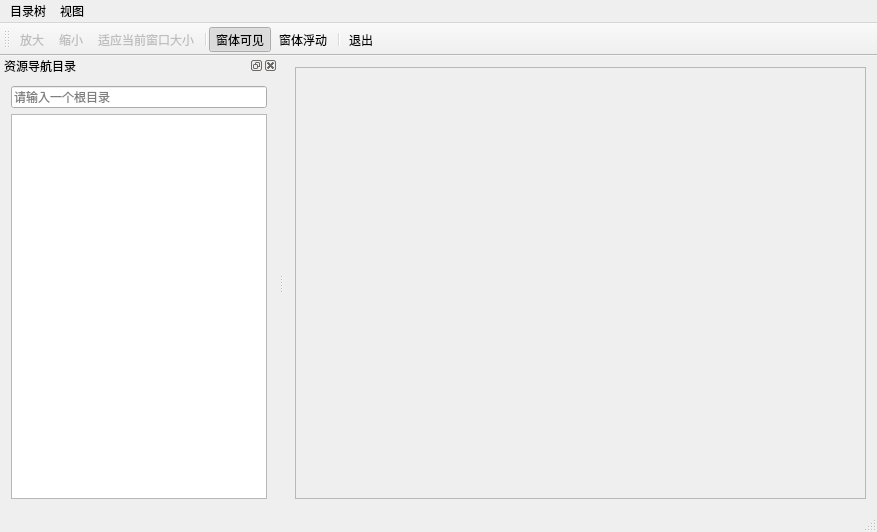
<?xml version="1.0" encoding="UTF-8"?>
<ui version="4.0">
 <class>DemoClass</class>
 <widget class="QMainWindow" name="DemoClass">
  <property name="geometry">
   <rect>
    <x>0</x>
    <y>0</y>
    <width>877</width>
    <height>532</height>
   </rect>
  </property>
  <property name="windowTitle">
   <string>Demo</string>
  </property>
  <widget class="QWidget" name="centralWidget">
   <layout class="QGridLayout" name="gridLayout_3">
    <item row="0" column="0">
     <widget class="QScrollArea" name="scrollArea">
      <property name="widgetResizable">
       <bool>true</bool>
      </property>
      <property name="alignment">
       <set>Qt::AlignCenter</set>
      </property>
      <widget class="QWidget" name="scrollAreaWidgetContents">
       <property name="geometry">
        <rect>
         <x>0</x>
         <y>0</y>
         <width>579</width>
         <height>417</height>
        </rect>
       </property>
       <layout class="QGridLayout" name="gridLayout">
        <item row="0" column="0">
         <widget class="QLabel" name="label">
          <property name="sizePolicy">
           <sizepolicy hsizetype="Expanding" vsizetype="Expanding">
            <horstretch>0</horstretch>
            <verstretch>0</verstretch>
           </sizepolicy>
          </property>
          <property name="text">
           <string/>
          </property>
          <property name="alignment">
           <set>Qt::AlignCenter</set>
          </property>
          <property name="wordWrap">
           <bool>true</bool>
          </property>
         </widget>
        </item>
       </layout>
      </widget>
     </widget>
    </item>
   </layout>
  </widget>
  <widget class="QMenuBar" name="menuBar">
   <property name="geometry">
    <rect>
     <x>0</x>
     <y>0</y>
     <width>877</width>
     <height>23</height>
    </rect>
   </property>
   <widget class="QMenu" name="menu">
    <property name="title">
     <string>目录树</string>
    </property>
    <addaction name="separator"/>
    <addaction name="actionQuit"/>
   </widget>
   <widget class="QMenu" name="menu_2">
    <property name="title">
     <string>视图</string>
    </property>
    <addaction name="actionZoomIn"/>
    <addaction name="actionZoomOut"/>
    <addaction name="actionRealSize"/>
   </widget>
   <addaction name="menu"/>
   <addaction name="menu_2"/>
  </widget>
  <widget class="QToolBar" name="mainToolBar">
   <property name="toolButtonStyle">
    <enum>Qt::ToolButtonTextUnderIcon</enum>
   </property>
   <attribute name="toolBarArea">
    <enum>TopToolBarArea</enum>
   </attribute>
   <attribute name="toolBarBreak">
    <bool>false</bool>
   </attribute>
   <addaction name="actionZoomIn"/>
   <addaction name="actionZoomOut"/>
   <addaction name="actionRealSize"/>
   <addaction name="separator"/>
   <addaction name="actionDockShow"/>
   <addaction name="actionDockFloat"/>
   <addaction name="separator"/>
   <addaction name="actionQuit"/>
  </widget>
  <widget class="QDockWidget" name="dockWidget">
   <property name="floating">
    <bool>false</bool>
   </property>
   <property name="allowedAreas">
    <set>Qt::LeftDockWidgetArea|Qt::RightDockWidgetArea</set>
   </property>
   <property name="windowTitle">
    <string>资源导航目录</string>
   </property>
   <attribute name="dockWidgetArea">
    <number>1</number>
   </attribute>
   <widget class="QWidget" name="dockWidgetContents">
    <layout class="QGridLayout" name="gridLayout_2">
     <item row="0" column="0">
      <widget class="MyLineEdit" name="lineEdit">
       <property name="toolTip">
        <string>双击以打开本地文件浏览器</string>
       </property>
       <property name="placeholderText">
        <string>请输入一个根目录</string>
       </property>
      </widget>
     </item>
     <item row="1" column="0">
      <widget class="QTreeWidget" name="treeWidget">
       <property name="expandsOnDoubleClick">
        <bool>true</bool>
       </property>
       <property name="columnCount">
        <number>0</number>
       </property>
      </widget>
     </item>
    </layout>
   </widget>
  </widget>
  <widget class="QStatusBar" name="statusBar"/>
  <action name="actionZoomIn">
   <property name="checkable">
    <bool>false</bool>
   </property>
   <property name="enabled">
    <bool>false</bool>
   </property>
   <property name="icon">
    <iconset resource="demo.qrc">
     <normaloff>:/Demo/exit.svg</normaloff>:/Demo/exit.svg</iconset>
   </property>
   <property name="text">
    <string>放大</string>
   </property>
   <property name="toolTip">
    <string>放大镜</string>
   </property>
  </action>
  <action name="actionZoomOut">
   <property name="enabled">
    <bool>false</bool>
   </property>
   <property name="icon">
    <iconset resource="demo.qrc">
     <normaloff>:/Demo/exit.svg</normaloff>:/Demo/exit.svg</iconset>
   </property>
   <property name="text">
    <string>缩小</string>
   </property>
   <property name="toolTip">
    <string>进行缩小</string>
   </property>
  </action>
  <action name="actionRealSize">
   <property name="enabled">
    <bool>false</bool>
   </property>
   <property name="icon">
    <iconset resource="demo.qrc">
     <normaloff>:/Demo/exit.svg</normaloff>:/Demo/exit.svg</iconset>
   </property>
   <property name="text">
    <string>适应当前窗口大小</string>
   </property>
   <property name="toolTip">
    <string>放大或缩小后恢复大小</string>
   </property>
  </action>
  <action name="actionQuit">
   <property name="icon">
    <iconset resource="demo.qrc">
     <normaloff>:/Demo/exit.svg</normaloff>:/Demo/exit.svg</iconset>
   </property>
   <property name="text">
    <string>退出</string>
   </property>
   <property name="toolTip">
    <string>进行退出</string>
   </property>
  </action>
  <action name="actionDockShow">
   <property name="checkable">
    <bool>true</bool>
   </property>
   <property name="checked">
    <bool>true</bool>
   </property>
   <property name="icon">
    <iconset resource="demo.qrc">
     <normaloff>:/Demo/exit.svg</normaloff>:/Demo/exit.svg</iconset>
   </property>
   <property name="text">
    <string>窗体可见</string>
   </property>
  </action>
  <action name="actionDockFloat">
   <property name="checkable">
    <bool>true</bool>
   </property>
   <property name="checked">
    <bool>false</bool>
   </property>
   <property name="enabled">
    <bool>true</bool>
   </property>
   <property name="icon">
    <iconset resource="demo.qrc">
     <normaloff>:/Demo/exit.svg</normaloff>:/Demo/exit.svg</iconset>
   </property>
   <property name="text">
    <string>窗体浮动</string>
   </property>
   <property name="toolTip">
    <string>窗体浮动</string>
   </property>
   <property name="visible">
    <bool>true</bool>
   </property>
  </action>
 </widget>
 <layoutdefault spacing="6" margin="11"/>
 <customwidgets>
  <customwidget>
   <class>MyLineEdit</class>
   <extends>QLineEdit</extends>
   <header>mylineedit.h</header>
  </customwidget>
 </customwidgets>
 <resources>
  <include location="demo.qrc"/>
 </resources>
 <connections>
  <connection>
   <sender>actionQuit</sender>
   <signal>triggered()</signal>
   <receiver>DemoClass</receiver>
   <slot>close()</slot>
   <hints>
    <hint type="sourcelabel">
     <x>-1</x>
     <y>-1</y>
    </hint>
    <hint type="destinationlabel">
     <x>395</x>
     <y>355</y>
    </hint>
   </hints>
  </connection>
 </connections>
</ui>
